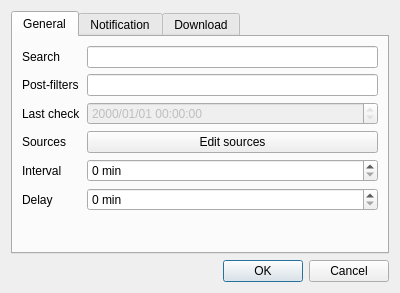
<?xml version="1.0" encoding="UTF-8"?>
<ui version="4.0">
 <class>MonitorWindow</class>
 <widget class="QDialog" name="MonitorWindow">
  <property name="geometry">
   <rect>
    <x>0</x>
    <y>0</y>
    <width>400</width>
    <height>293</height>
   </rect>
  </property>
  <property name="sizePolicy">
   <sizepolicy hsizetype="Fixed" vsizetype="Fixed">
    <horstretch>0</horstretch>
    <verstretch>0</verstretch>
   </sizepolicy>
  </property>
  <property name="windowTitle">
   <string>Edit a monitor</string>
  </property>
  <property name="windowIcon">
   <iconset resource="../resources/resources.qrc">
    <normaloff>:/images/icon.ico</normaloff>:/images/icon.ico</iconset>
  </property>
  <layout class="QVBoxLayout" name="verticalLayout">
   <item>
    <widget class="QTabWidget" name="tabWidget">
     <property name="currentIndex">
      <number>0</number>
     </property>
     <widget class="QWidget" name="tabGeneral">
      <attribute name="title">
       <string>General</string>
      </attribute>
      <layout class="QFormLayout" name="formLayout">
       <item row="0" column="0">
        <widget class="QLabel" name="labelSearch">
         <property name="whatsThis">
          <string>Tag corresponding to the favorite. It is not often useful to change it.</string>
         </property>
         <property name="text">
          <string>Search</string>
         </property>
        </widget>
       </item>
       <item row="0" column="1">
        <widget class="QLineEdit" name="lineSearch"/>
       </item>
       <item row="2" column="0">
        <widget class="QLabel" name="labelLastSearch">
         <property name="whatsThis">
          <string>Last time you clicked on &quot;Mark as viewed&quot;.</string>
         </property>
         <property name="text">
          <string>Last check</string>
         </property>
        </widget>
       </item>
       <item row="2" column="1">
        <widget class="QDateTimeEdit" name="dateLastCheck">
         <property name="enabled">
          <bool>false</bool>
         </property>
         <property name="readOnly">
          <bool>true</bool>
         </property>
         <property name="displayFormat">
          <string notr="true">yyyy/MM/dd HH:mm:ss</string>
         </property>
        </widget>
       </item>
       <item row="3" column="0">
        <widget class="QLabel" name="labelSource">
         <property name="text">
          <string>Sources</string>
         </property>
        </widget>
       </item>
       <item row="4" column="0">
        <widget class="QLabel" name="labelInterval">
         <property name="text">
          <string>Interval</string>
         </property>
        </widget>
       </item>
       <item row="4" column="1">
        <widget class="QSpinBox" name="spinInterval">
         <property name="suffix">
          <string> min</string>
         </property>
         <property name="maximum">
          <number>100000</number>
         </property>
        </widget>
       </item>
       <item row="1" column="0">
        <widget class="QLabel" name="labelPostFilters">
         <property name="text">
          <string>Post-filters</string>
         </property>
        </widget>
       </item>
       <item row="1" column="1">
        <widget class="QLineEdit" name="linePostFilters"/>
       </item>
       <item row="3" column="1">
        <widget class="QPushButton" name="buttonSources">
         <property name="styleSheet">
          <string notr="true"/>
         </property>
         <property name="text">
          <string>Edit sources</string>
         </property>
        </widget>
       </item>
       <item row="5" column="0">
        <widget class="QLabel" name="label">
         <property name="text">
          <string>Delay</string>
         </property>
        </widget>
       </item>
       <item row="5" column="1">
        <widget class="QSpinBox" name="spinDelay">
         <property name="suffix">
          <string> min</string>
         </property>
         <property name="maximum">
          <number>100000</number>
         </property>
        </widget>
       </item>
      </layout>
     </widget>
     <widget class="QWidget" name="tabNotification">
      <attribute name="title">
       <string>Notification</string>
      </attribute>
      <layout class="QFormLayout" name="formLayout_2">
       <item row="0" column="0" colspan="2">
        <widget class="QCheckBox" name="checkNotificationEnabled">
         <property name="text">
          <string>Enabled</string>
         </property>
         <property name="checked">
          <bool>true</bool>
         </property>
        </widget>
       </item>
      </layout>
     </widget>
     <widget class="QWidget" name="tabDownload">
      <attribute name="title">
       <string>Download</string>
      </attribute>
      <layout class="QFormLayout" name="formLayout_3">
       <item row="0" column="0" colspan="2">
        <widget class="QCheckBox" name="checkDownloadEnabled">
         <property name="text">
          <string>Enabled</string>
         </property>
        </widget>
       </item>
       <item row="1" column="0">
        <widget class="QLabel" name="labelDownloadPathOverride">
         <property name="text">
          <string>Path</string>
         </property>
        </widget>
       </item>
       <item row="2" column="0">
        <widget class="QLabel" name="labelDownloadFilenameOverride">
         <property name="text">
          <string>Filename</string>
         </property>
        </widget>
       </item>
       <item row="2" column="1">
        <widget class="QLineEdit" name="lineDownloadFilenameOverride"/>
       </item>
       <item row="3" column="0" colspan="2">
        <widget class="QLabel" name="labelDownloadOverrideHelp">
         <property name="font">
          <font>
           <italic>true</italic>
          </font>
         </property>
         <property name="text">
          <string>Leave empty to use default settings.</string>
         </property>
        </widget>
       </item>
       <item row="4" column="0" colspan="2">
        <widget class="QCheckBox" name="checkGetBlacklisted">
         <property name="text">
          <string>Download blacklisted images</string>
         </property>
        </widget>
       </item>
       <item row="1" column="1">
        <layout class="QHBoxLayout" name="horizontalLayout_2" stretch="1,0">
         <item>
          <widget class="QLineEdit" name="lineDownloadPathOverride"/>
         </item>
         <item>
          <widget class="QPushButton" name="buttonDownloadPathOverride">
           <property name="maximumSize">
            <size>
             <width>30</width>
             <height>16777215</height>
            </size>
           </property>
           <property name="text">
            <string notr="true">...</string>
           </property>
          </widget>
         </item>
        </layout>
       </item>
      </layout>
     </widget>
    </widget>
   </item>
   <item>
    <widget class="QDialogButtonBox" name="buttonBox">
     <property name="orientation">
      <enum>Qt::Horizontal</enum>
     </property>
     <property name="standardButtons">
      <set>QDialogButtonBox::Cancel|QDialogButtonBox::Ok</set>
     </property>
    </widget>
   </item>
  </layout>
 </widget>
 <resources>
  <include location="../resources/resources.qrc"/>
 </resources>
 <connections>
  <connection>
   <sender>buttonBox</sender>
   <signal>accepted()</signal>
   <receiver>MonitorWindow</receiver>
   <slot>accept()</slot>
   <hints>
    <hint type="sourcelabel">
     <x>389</x>
     <y>282</y>
    </hint>
    <hint type="destinationlabel">
     <x>157</x>
     <y>274</y>
    </hint>
   </hints>
  </connection>
  <connection>
   <sender>buttonBox</sender>
   <signal>rejected()</signal>
   <receiver>MonitorWindow</receiver>
   <slot>reject()</slot>
   <hints>
    <hint type="sourcelabel">
     <x>389</x>
     <y>282</y>
    </hint>
    <hint type="destinationlabel">
     <x>286</x>
     <y>274</y>
    </hint>
   </hints>
  </connection>
  <connection>
   <sender>buttonSources</sender>
   <signal>clicked()</signal>
   <receiver>MonitorWindow</receiver>
   <slot>openSourcesWindow()</slot>
   <hints>
    <hint type="sourcelabel">
     <x>364</x>
     <y>136</y>
    </hint>
    <hint type="destinationlabel">
     <x>394</x>
     <y>136</y>
    </hint>
   </hints>
  </connection>
  <connection>
   <sender>buttonDownloadPathOverride</sender>
   <signal>clicked()</signal>
   <receiver>MonitorWindow</receiver>
   <slot>chooseDownloadPathOverride()</slot>
   <hints>
    <hint type="sourcelabel">
     <x>370</x>
     <y>82</y>
    </hint>
    <hint type="destinationlabel">
     <x>395</x>
     <y>85</y>
    </hint>
   </hints>
  </connection>
 </connections>
 <slots>
  <slot>openSourcesWindow()</slot>
  <slot>chooseDownloadPathOverride()</slot>
 </slots>
</ui>
